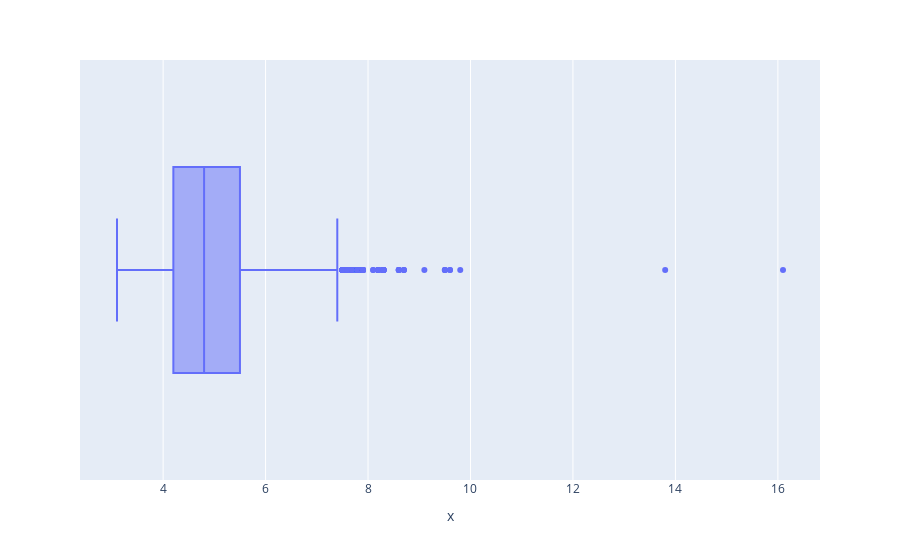

The cell this chart's notebook holds for it:
### Code cell
px.box(x = df.combined_fuel)

### Figure 1 — Plotly figure (JSON) as saved in the notebook; plotly's stock layout.template omitted (floating-point values rounded to 4 significant figures; data arrays with more than 128 entries replaced by an {"elided": "..."} marker saying what was removed)
{"data": [{"alignmentgroup": "True", "hovertemplate": "x=%{x}<extra></extra>", "legendgroup": "", "marker": {"color": "#636efa"}, "name": "", "notched": false, "offsetgroup": "", "orientation": "h", "showlegend": false, "type": "box", "x": {"elided": "15919 float values"}, "x0": " ", "xaxis": "x", "y0": " ", "yaxis": "y"}], "layout": {"boxmode": "group", "legend": {"tracegroupgap": 0}, "margin": {"t": 60}, "xaxis": {"anchor": "y", "domain": [0, 1], "title": {"text": "x"}}, "yaxis": {"anchor": "x", "domain": [0, 1]}}}
